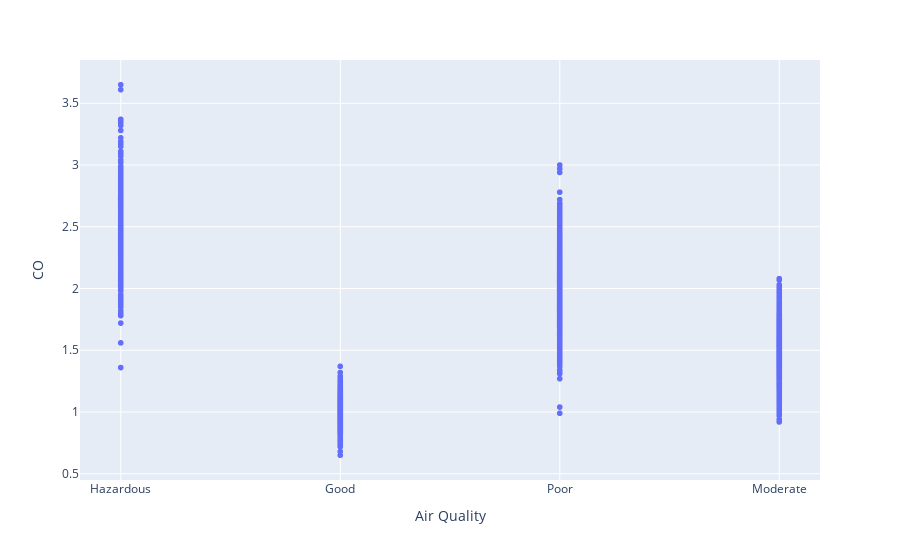

Source (notebook cell):
### Markdown cell above
### CO

### Code cell
fig = px.scatter(air_train, x="Air Quality", y="CO")
fig.show()

### Figure 1 — Plotly figure (JSON) as saved in the notebook; plotly's stock layout.template omitted (floating-point values rounded to 4 significant figures; data arrays with more than 128 entries replaced by an {"elided": "..."} marker saying what was removed)
{"data": [{"hovertemplate": "Air Quality=%{x}<br>CO=%{y}<extra></extra>", "legendgroup": "", "marker": {"color": "#636efa", "symbol": "circle"}, "mode": "markers", "name": "", "showlegend": false, "type": "scattergl", "x": {"elided": "3694 str values"}, "xaxis": "x", "y": {"elided": "3694 float values"}, "yaxis": "y"}], "layout": {"legend": {"tracegroupgap": 0}, "margin": {"t": 60}, "xaxis": {"anchor": "y", "domain": [0, 1], "title": {"text": "Air Quality"}}, "yaxis": {"anchor": "x", "domain": [0, 1], "title": {"text": "CO"}}}}
